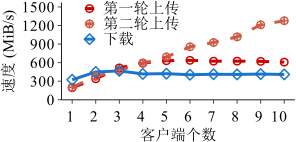

The script that drew this image:
library(grid)
library(ggplot2)
library(extrafont)
require(scales)
font_import()
loadfonts()

mywidth=3
myheight=1.5
my_color=c("red3","coral3","dodgerblue3","cadetblue1")
my_value=c(1,10,5,15)
my_line=c("dashed","dashed","solid")
if(T){
    x1 <- read.table("expb1_multiple_client_data.txt",header=TRUE)
    cairo_pdf(file="./expb1_multiple_client.pdf", width=mywidth, height=myheight)
    x1$type <- factor(x1$type, levels=c("1stUpload","2ndUpload","Download"), labels=c("第一轮上传","第二轮上传","下载"))
    ggplot(data=x1, aes(x=clients,y=throughput,shape=type,linetype=type, colour=type)) +
    geom_line(size=1)  + 
    geom_point(size=2, stroke=0.75, fill="white") +
    scale_shape_manual(values=c(my_value)) +
    scale_color_manual(values=c(my_color)) + 
    scale_linetype_manual(values=c(my_line)) +
    scale_size_manual(values=c(1.5, 1.5, 1.5)) +
    # scale_fill_discrete( breaks=c("1stUpload", "2ndUpload", "Download"),
    #                      labels=c("1st Upload", "2nd Upload", "Download")) +
    # scale_linetype_manual(values=c("dashed","twodashed","dotted","dotdash")) +
    coord_cartesian(ylim=c(70, 1500)) +
    scale_y_continuous(breaks=seq(0, 1500, 300), labels=format(seq(0, 1500, 300), scientific=FALSE)) +
    scale_x_continuous(breaks=c(1,2,3,4,5,6,7,8,9,10), labels=format(c(1,2,3,4,5,6,7,8,9,10), scientific=FALSE)) + 
    ylab("速度 (MiB/s)") +
    xlab("客户端个数") +
    theme_bw() +
    theme(
        panel.grid.major=element_blank(), panel.grid.minor=element_blank(),
	    panel.background=element_blank(), 
	    # panel.border=element_rect(size=0.5),
	    panel.border = element_blank(),
	    axis.line=element_line(colour="black", size=0.3),
	    axis.ticks=element_line(size=0.3),
        axis.text.x=element_text(margin=margin(5,0,0,0), angle=0, hjust=0.8, colour="black", size=11,family="Times New Roman"),
        axis.title.y=element_text(size=11,  hjust=0.5,family="Times New Roman"),
        axis.text.y=element_text(margin=margin(0, 2, 0, 0),colour="black",size=11,family="Times New Roman"),
        axis.title.x=element_text(size=11,family="Times New Roman"),
        legend.title = element_blank(),
        legend.key.size=unit(0.3, "cm"),
        legend.text=element_text(size=11,family="Times New Roman"),
        legend.position=c(0.3,0.82),
        legend.direction="vertical",
        legend.margin = margin(t = 0, unit='cm'),
        plot.margin=unit(c(0.1,0.1,0.1,0.1), "cm")
    )
}
